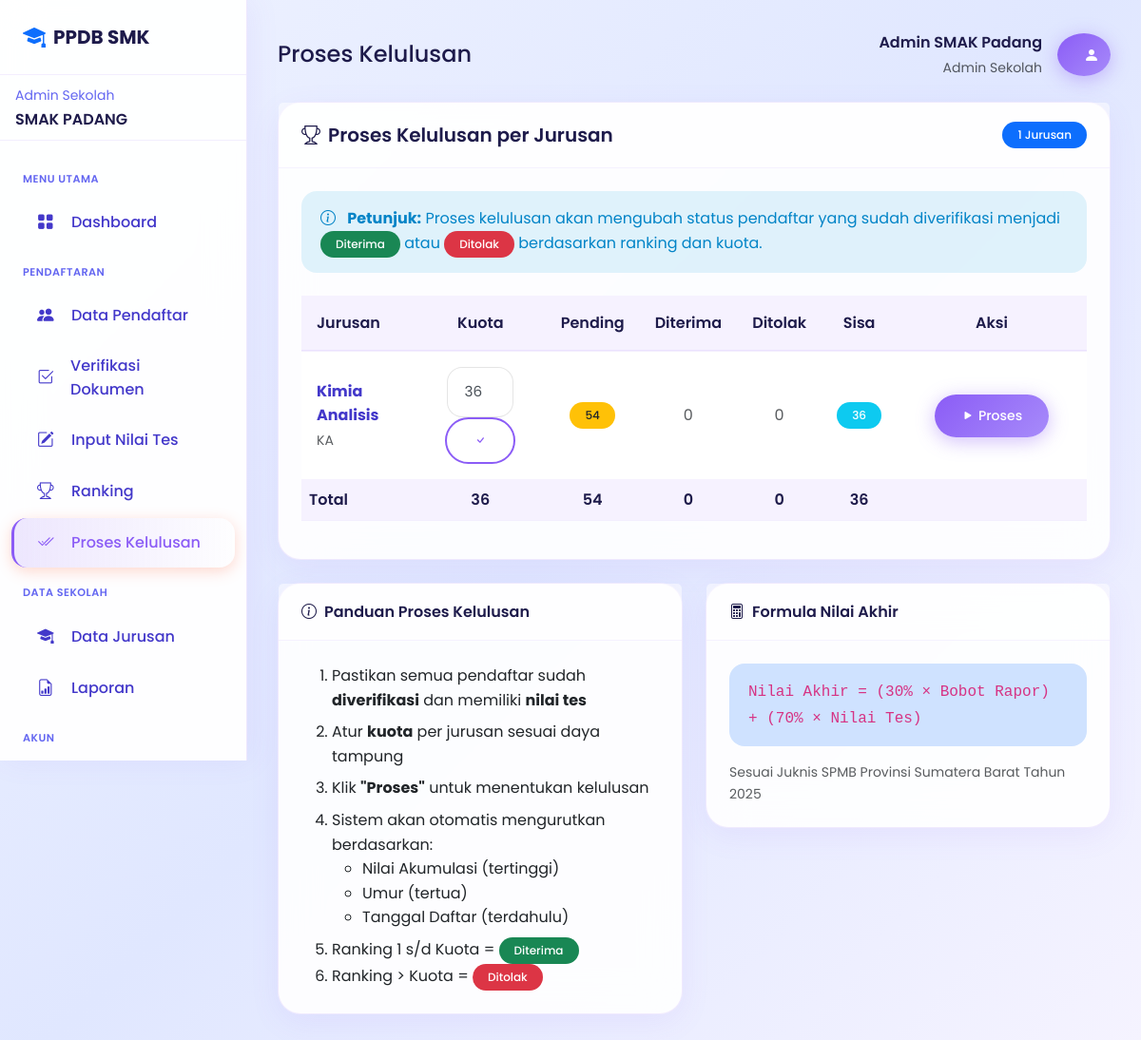
The app's page /admin/proses-kelulusan.php (signed in) with its own data.
### tables this page shows
CREATE TABLE `tb_admin_sekolah` (
  `id_admin_sekolah` int(11) NOT NULL,
  `id_smk` int(11) NOT NULL,
  `username` varchar(50) NOT NULL,
  `password` varchar(255) NOT NULL,
  `nama_lengkap` varchar(100) NOT NULL,
  `email` varchar(100) NOT NULL,
  `no_telepon` varchar(20) DEFAULT NULL,
  `jabatan` varchar(50) DEFAULT NULL,
  `foto` varchar(255) DEFAULT NULL,
  `is_active` tinyint(1) DEFAULT 1,
  `last_login` timestamp NULL DEFAULT NULL,
  `created_at` timestamp NOT NULL DEFAULT current_timestamp(),
  `updated_at` timestamp NOT NULL DEFAULT current_timestamp() ON UPDATE current_timestamp()
);

CREATE TABLE `tb_smk` (
  `id_smk` int(11) NOT NULL,
  `npsn` varchar(20) NOT NULL,
  `nama_sekolah` varchar(200) NOT NULL,
  `alamat` text NOT NULL,
  `kelurahan` varchar(100) DEFAULT NULL,
  `kecamatan` varchar(100) DEFAULT NULL,
  `kode_pos` varchar(10) DEFAULT NULL,
  `latitude` decimal(10,8) NOT NULL,
  `longitude` decimal(11,8) NOT NULL,
  `telepon` varchar(20) DEFAULT NULL,
  `email` varchar(100) DEFAULT NULL,
  `website` varchar(150) DEFAULT NULL,
  `jumlah_siswa` int(11) NOT NULL,
  `jumlah_guru` int(11) NOT NULL,
  `nama_kepsek` varchar(100) NOT NULL,
  `foto_utama` varchar(225) NOT NULL,
  `foto_tambahan` varchar(225) NOT NULL,
  `deskripsi` text NOT NULL
);

CREATE TABLE `tb_kejuruan` (
  `id_program` int(11) NOT NULL,
  `id_smk` int(11) NOT NULL,
  `nama_kejuruan` varchar(200) NOT NULL,
  `kode_kejuruan` varchar(20) NOT NULL,
  `deskripsi` text NOT NULL,
  `syarat_tidak_buta_warna` tinyint(1) DEFAULT 0,
  `kuota` int(11) DEFAULT 36,
  `kuota_terisi` int(11) DEFAULT 0
);

### admin/proses-kelulusan.php (the view, shortened to what the rows shown need)
<?php
require_once 'includes/header.php';
$jurusanList = db()->fetchAll("
    SELECT k.id_program, k.nama_kejuruan, k.kode_kejuruan,
           COALESCE(kj.kuota, 36) as kuota,
           COALESCE(kj.terisi, 0) as terisi,
           (SELECT COUNT(*) FROM tb_pendaftaran p WHERE p.id_smk_pilihan1 = k.id_smk AND p.id_kejuruan_pilihan1 = k.id_program AND p.status = 'verified') as pending,
           (SELECT COUNT(*) FROM tb_pendaftaran p WHERE p.id_smk_pilihan1 = k.id_smk AND p.id_kejuruan_pilihan1 = k.id_program AND p.status = 'accepted') as diterima,
           (SELECT COUNT(*) FROM tb_pendaftaran p WHERE p.id_smk_pilihan1 = k.id_smk AND p.id_kejuruan_pilihan1 = k.id_program AND p.status = 'rejected') as ditolak
    FROM tb_kejuruan k
    LEFT JOIN tb_kuota_jurusan kj ON k.id_program = kj.id_kejuruan AND kj.tahun_ajaran = '2025/2026'
    WHERE k.id_smk = ?
    ORDER BY k.nama_kejuruan
", [$smkId]);
?>
<div class="row g-4 mb-4">
    <div class="col-12">
        <div class="card">
            <div class="card-body">
                <div class="table-responsive">
                    <table class="table table-hover">
                        <thead class="table-light">
                            <tr>
                                <th>Jurusan</th>
                                <th class="text-center">Kuota</th>
                                <th class="text-center">Pending</th>
                                <th class="text-center">Diterima</th>
                                <th class="text-center">Ditolak</th>
                                <th class="text-center">Sisa</th>
                                <th class="text-center" width="200">Aksi</th>
                            </tr>
                        </thead>
                        <tbody>
                            <?php foreach ($jurusanList as $j):
                                $sisa = $j['kuota'] - $j['diterima'];
                            ?>
                                <tr>
                                    <td>
                                        <strong><?= htmlspecialchars($j['nama_kejuruan']) ?></strong>
                                        <br><small class="text-muted"><?= $j['kode_kejuruan'] ?></small>
                                    </td>
                                    <td class="text-center">
                                        <form method="POST" class="d-inline">
                                            <input type="number" name="kuota" value="<?= $j['kuota'] ?>"
                                                class="form-control form-control-sm text-center" style="width: 70px; display: inline-block;"
                                                min="1" max="200">
                                            <button type="submit" name="update_kuota" class="btn btn-sm btn-outline-primary">
                                                <i class="bi bi-check"></i>
                                            </button>
                                        </form>
                                    </td>
                                    <td class="text-center">
                                        <?php if ($j['pending'] > 0): ?>
                                            <span class="badge bg-warning text-dark"><?= $j['pending'] ?></span>
                                        <?php else: ?>
                                            <span class="text-muted">0</span>
                                        <?php endif; ?>
                                    </td>
                                    <td class="text-center">
                                        <?php if ($j['diterima'] > 0): ?>
                                            <span class="badge bg-success"><?= $j['diterima'] ?></span>
                                        <?php else: ?>
                                            <span class="text-muted">0</span>
                                        <?php endif; ?>
                                    </td>
                                    <td class="text-center">
                                        <?php if ($j['ditolak'] > 0): ?>
                                            <span class="badge bg-danger"><?= $j['ditolak'] ?></span>
                                        <?php else: ?>
                                            <span class="text-muted">0</span>
                                        <?php endif; ?>
                                    </td>
                                    <td class="text-center">
                                        <?php if ($sisa > 0): ?>
                                            <span class="badge bg-info"><?= $sisa ?></span>
                                        <?php elseif ($sisa == 0): ?>
                                            <span class="badge bg-secondary">Penuh</span>
                                        <?php else: ?>
                                            <span class="badge bg-danger">Over <?= abs($sisa) ?></span>
                                        <?php endif; ?>
                                    </td>
                                    <td class="text-center">
                                        <?php if ($j['pending'] > 0): ?>
                                            <form method="POST" class="d-inline" onsubmit="return confirm('Proses kelulusan untuk <?= htmlspecialchars($j['nama_kejuruan']) ?>?\n\nPendaftar Pending: <?= $j['pending'] ?>\nKuota: <?= $j['kuota'] ?>\n\nDiterima: <?= min($j['pending'], $j['kuota'] - $j['diterima']) ?>\nDitolak: <?= max(0, $j['pending'] - ($j['kuota'] - $j['diterima'])) ?>');">
                                                <button type="submit" name="proses_kelulusan" class="btn btn-sm btn-primary">
                                                    <i class="bi bi-play-fill me-1"></i>Proses
                                                </button>
                                            </form>
                                        <?php else: ?>
                                            <span class="text-muted small">Tidak ada pending</span>
                                        <?php endif; ?>
                                    </td>
                                </tr>
                            <?php endforeach; ?>
                        </tbody>
                        <tfoot class="table-light">
                            <tr>
                                <th>Total</th>
                                <th class="text-center"><?= array_sum(array_column($jurusanList, 'kuota')) ?></th>
                                <th class="text-center"><?= array_sum(array_column($jurusanList, 'pending')) ?></th>
                                <th class="text-center"><?= array_sum(array_column($jurusanList, 'diterima')) ?></th>
                                <th class="text-center"><?= array_sum(array_column($jurusanList, 'ditolak')) ?></th>
                                <th class="text-center"><?= array_sum(array_column($jurusanList, 'kuota')) - array_sum(array_column($jurusanList, 'diterima')) ?></th>
                                <th></th>
                            </tr>
                        </tfoot>
                    </table>
                </div>
            </div>
        </div>
    </div>
</div>
<?php require_once 'includes/footer.php'; ?>

### admin/includes/header.php (shortened to what the rows shown need)
<?php
require_once dirname(__DIR__, 2) . '/config/database.php';
require_once dirname(__DIR__, 2) . '/config/session.php';
$adminId = Session::getUserId();
$admin = db()->fetch(
    "SELECT a.*, s.nama_sekolah, s.id_smk FROM tb_admin_sekolah a
     LEFT JOIN tb_smk s ON a.id_smk = s.id_smk
     WHERE a.id_admin_sekolah = ?",
    [$adminId]
);
$smkId = $admin['id_smk'];
?>
<!DOCTYPE html>
<html lang="id">
<head>
    <link href="https://cdn.jsdelivr.net/npm/bootstrap@5.3.2/dist/css/bootstrap.min.css" rel="stylesheet">
    <link href="https://cdn.jsdelivr.net/npm/bootstrap-icons@1.11.1/font/bootstrap-icons.css" rel="stylesheet">
    <link rel="stylesheet" href="<?= SITE_URL ?>/assets/css/style.css">
</head>
<body>
    <aside class="sidebar">
        <div class="px-3 py-2 border-bottom border-subtle">
            <small class="text-muted">Admin Sekolah</small>
            <div class="fw-semibold text-truncate"><?= htmlspecialchars($admin['nama_sekolah']) ?></div>
        </div>
    </aside>
    <main class="main-content">
        <div class="d-flex justify-content-between align-items-center mb-4">
            <div class="d-flex align-items-center gap-3">
                <div class="text-end d-none d-md-block">
                    <div class="fw-semibold"><?= htmlspecialchars($admin['nama_lengkap']) ?></div>
                    <small class="text-muted">Admin Sekolah</small>
                </div>
            </div>
        </div>

### records on screen
tb_admin_sekolah: id_smk.nama_sekolah "SMAK PADANG", nama_lengkap "Admin SMAK Padang"
tb_kejuruan: nama_kejuruan "Kimia Analisis", kode_kejuruan "KA", kuota "36", pending "54", sisa "36"

### other values on screen
$pageTitle "Proses Kelulusan"
count($jurusanList) "1"
array_sum(array_column($jurusanList, 'kuota')) "36"
array_sum(array_column($jurusanList, 'pending')) "54"
array_sum(array_column($jurusanList, 'diterima')) "0"
array_sum(array_column($jurusanList, 'ditolak')) "0"
